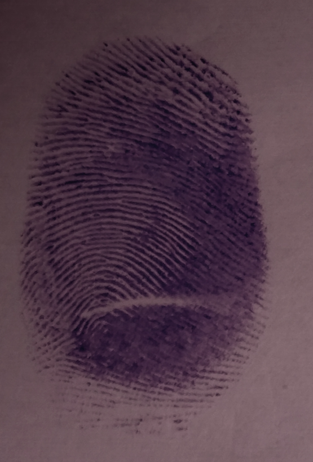
#> input picture fingerprint_1.png, 313 x 462 px
$ python -i processor.py   (imports and definitions only)
#> lines starting #> are read from the running program, lines starting #| are printed output that depends on the picture; after the words box and inside, x2 and y2 are one past the last pixel; in counts of white or black regions, pixels touching at a corner belong together
import cv2
import numpy as np

class ForensicEngine:
    """
    Advanced Fingerprint Engine using SIFT and RANSAC.
    Solves the 'Different Image' problem by verifying geometric structure.
    """

    def __init__(self):
        # SIFT is more accurate than ORB for fingerprints
        # It handles scaling (pressure) and rotation much better.
        self.sift = cv2.SIFT_create()

    def preprocess(self, img):
        """
        Aggressive cleaning to make different images look similar.
        """
        # 1. Resize to standard resolution
        img = cv2.resize(img, (400, 400)) # Slightly smaller helps noise
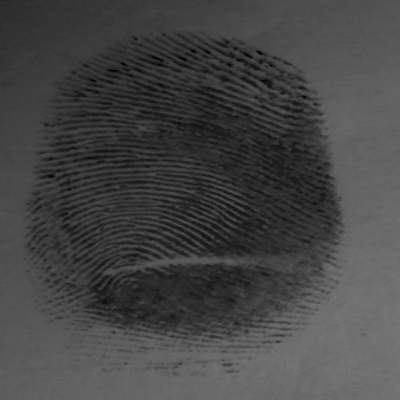
#> img: shape (400, 400); min 0, max 118, mean 69.2

        # 2. CLAHE (Strong Contrast Enhancement)
        clahe = cv2.createCLAHE(clipLimit=3.0, tileGridSize=(8, 8))
        img = clahe.apply(img)
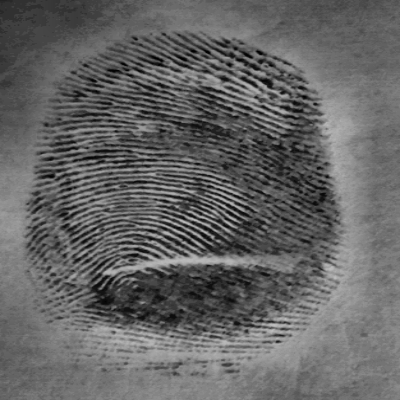
#> img: shape (400, 400); min 1, max 192, mean 100.6

        # 3. Gaussian Blur (Removes sensor noise/dirt)
        img = cv2.GaussianBlur(img, (5, 5), 0)
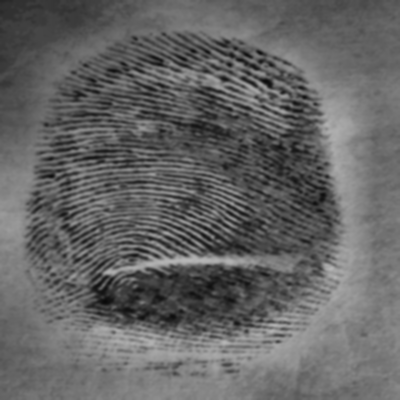
#> img: shape (400, 400); min 9, max 184, mean 100.6

        # 4. Adaptive Thresholding (Binarization)
        # This ignores lighting and just focuses on Ridge vs Valley
        img = cv2.adaptiveThreshold(
            img, 255, cv2.ADAPTIVE_THRESH_GAUSSIAN_C,
            cv2.THRESH_BINARY_INV, 11, 2
        )
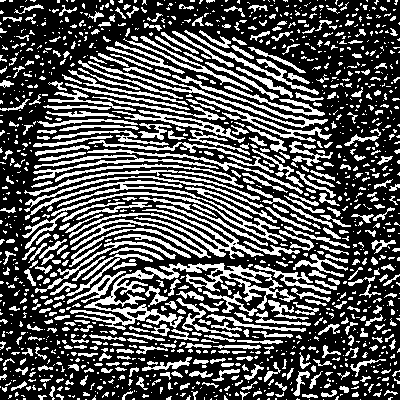
#> img: shape (400, 400); 33.2% white; 1307 white regions (869 under 20 px), largest, box (x1, y1, x2, y2) and area: (70, 263, 296, 330) 3208, (25, 180, 287, 244) 1883, (69, 205, 264, 259) 1553

        return img

    # [90 lines left out: functions process_image, match, not called in this run]

>>> import cv2
>>> picture = cv2.imread('fingerprint_1.png', cv2.IMREAD_GRAYSCALE)
>>> result = ForensicEngine().preprocess(picture)

$ run again, on fingerprint_rotated.png
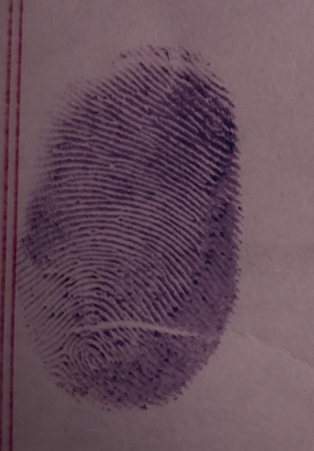
#> input picture fingerprint_rotated.png, 314 x 451 px
#> in preprocess, `img = cv2.GaussianBlur(img, (5, 5), 0)`:
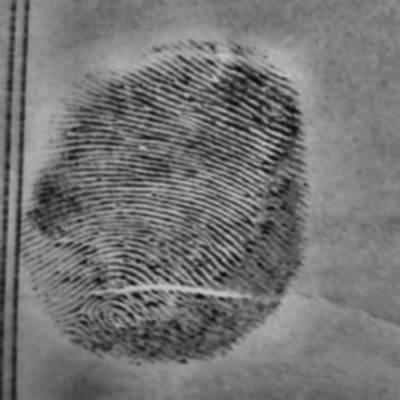
#> img: shape (400, 400); min 12, max 195, mean 115.9
#> in preprocess, `img = cv2.adaptiveThreshold( img, 255, cv2.ADAPTIVE_THRESH_GAUSSIAN_C,..`:
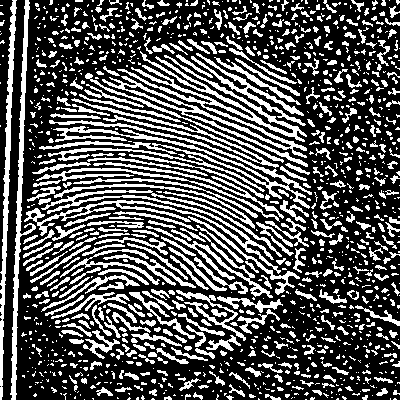
#> img: shape (400, 400); 33.1% white; 1241 white regions (812 under 20 px), largest, box (x1, y1, x2, y2) and area: (102, 51, 308, 167) 4068, (39, 120, 312, 209) 2757, (24, 190, 282, 274) 2746
